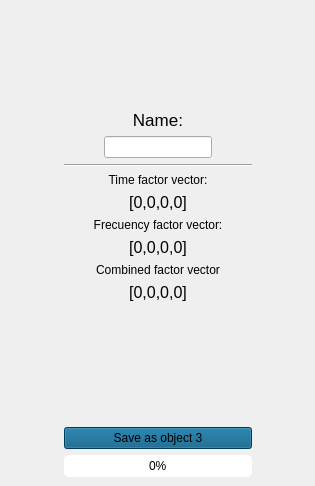
            <widget class="QWidget" name="Object3">
             <attribute name="title">
              <string>Object 3</string>
             </attribute>
             <layout class="QGridLayout" name="gridLayout_3">
              <property name="leftMargin">
               <number>0</number>
              </property>
              <property name="topMargin">
               <number>0</number>
              </property>
              <property name="rightMargin">
               <number>0</number>
              </property>
              <property name="bottomMargin">
               <number>0</number>
              </property>
              <item row="2" column="1">
               <spacer name="verticalSpacer_5">
                <property name="orientation">
                 <enum>Qt::Vertical</enum>
                </property>
                <property name="sizeHint" stdset="0">
                 <size>
                  <width>20</width>
                  <height>101</height>
                 </size>
                </property>
               </spacer>
              </item>
              <item row="1" column="2">
               <spacer name="horizontalSpacer_5">
                <property name="orientation">
                 <enum>Qt::Horizontal</enum>
                </property>
                <property name="sizeHint" stdset="0">
                 <size>
                  <width>54</width>
                  <height>20</height>
                 </size>
                </property>
               </spacer>
              </item>
              <item row="0" column="1">
               <spacer name="verticalSpacer_6">
                <property name="orientation">
                 <enum>Qt::Vertical</enum>
                </property>
                <property name="sizeHint" stdset="0">
                 <size>
                  <width>20</width>
                  <height>101</height>
                 </size>
                </property>
               </spacer>
              </item>
              <item row="1" column="0">
               <spacer name="horizontalSpacer_6">
                <property name="orientation">
                 <enum>Qt::Horizontal</enum>
                </property>
                <property name="sizeHint" stdset="0">
                 <size>
                  <width>55</width>
                  <height>20</height>
                 </size>
                </property>
               </spacer>
              </item>
              <item row="3" column="1">
               <widget class="QWidget" name="widget_29" native="true">
                <layout class="QVBoxLayout" name="verticalLayout_21">
                 <item>
                  <widget class="QPushButton" name="object3Save">
                   <property name="styleSheet">
                    <string notr="true">background-color: rgb(0, 85, 127);</string>
                   </property>
                   <property name="text">
                    <string>Save as object 3</string>
                   </property>
                  </widget>
                 </item>
                 <item>
                  <widget class="QProgressBar" name="progressBar3">
                   <property name="styleSheet">
                    <string notr="true">QProgressBar {
    border: 0px solid grey;
    border-radius: 5px;/*radio de las esquinas*/
	text-align: center;
	font: 57 10pt &quot;Orbitron&quot;;
}
QProgressBar::chunk {
background-color: rgba(19, 218, 5, 80%);
	color: rgb(0, 170, 0);
}</string>
                   </property>
                   <property name="value">
                    <number>0</number>
                   </property>
                   <property name="textVisible">
                    <bool>true</bool>
                   </property>
                   <property name="textDirection">
                    <enum>QProgressBar::BottomToTop</enum>
                   </property>
                  </widget>
                 </item>
                </layout>
               </widget>
              </item>
              <item row="1" column="1">
               <widget class="QWidget" name="widget_13" native="true">
                <layout class="QVBoxLayout" name="verticalLayout_7">
                 <item>
                  <widget class="QLabel" name="object3Status">
                   <property name="font">
                    <font>
                     <pointsize>13</pointsize>
                    </font>
                   </property>
                   <property name="text">
                    <string>Name:</string>
                   </property>
                   <property name="alignment">
                    <set>Qt::AlignCenter</set>
                   </property>
                  </widget>
                 </item>
                 <item>
                  <widget class="QWidget" name="widget_21" native="true">
                   <layout class="QHBoxLayout" name="horizontalLayout_18">
                    <property name="leftMargin">
                     <number>0</number>
                    </property>
                    <property name="topMargin">
                     <number>0</number>
                    </property>
                    <property name="rightMargin">
                     <number>0</number>
                    </property>
                    <property name="bottomMargin">
                     <number>0</number>
                    </property>
                    <item>
                     <spacer name="horizontalSpacer_21">
                      <property name="orientation">
                       <enum>Qt::Horizontal</enum>
                      </property>
                      <property name="sizeHint" stdset="0">
                       <size>
                        <width>40</width>
                        <height>20</height>
                       </size>
                      </property>
                     </spacer>
                    </item>
                    <item>
                     <widget class="QLineEdit" name="object3Name">
                      <property name="sizePolicy">
                       <sizepolicy hsizetype="Fixed" vsizetype="Fixed">
                        <horstretch>0</horstretch>
                        <verstretch>0</verstretch>
                       </sizepolicy>
                      </property>
                      <property name="minimumSize">
                       <size>
                        <width>100</width>
                        <height>0</height>
                       </size>
                      </property>
                      <property name="alignment">
                       <set>Qt::AlignCenter</set>
                      </property>
                     </widget>
                    </item>
                    <item>
                     <spacer name="horizontalSpacer_22">
                      <property name="orientation">
                       <enum>Qt::Horizontal</enum>
                      </property>
                      <property name="sizeHint" stdset="0">
                       <size>
                        <width>40</width>
                        <height>20</height>
                       </size>
                      </property>
                     </spacer>
                    </item>
                   </layout>
                  </widget>
                 </item>
                 <item>
                  <widget class="Line" name="line_4">
                   <property name="orientation">
                    <enum>Qt::Horizontal</enum>
                   </property>
                  </widget>
                 </item>
                 <item>
                  <widget class="QLabel" name="label_11">
                   <property name="text">
                    <string>Time factor vector:</string>
                   </property>
                   <property name="alignment">
                    <set>Qt::AlignCenter</set>
                   </property>
                  </widget>
                 </item>
                 <item>
                  <widget class="QLabel" name="object3Time">
                   <property name="font">
                    <font>
                     <pointsize>12</pointsize>
                    </font>
                   </property>
                   <property name="text">
                    <string>[0,0,0,0]</string>
                   </property>
                   <property name="alignment">
                    <set>Qt::AlignCenter</set>
                   </property>
                  </widget>
                 </item>
                 <item>
                  <widget class="QLabel" name="label_12">
                   <property name="text">
                    <string>Frecuency factor vector:</string>
                   </property>
                   <property name="alignment">
                    <set>Qt::AlignCenter</set>
                   </property>
                  </widget>
                 </item>
                 <item>
                  <widget class="QLabel" name="object3Frecuency">
                   <property name="font">
                    <font>
                     <pointsize>12</pointsize>
                    </font>
                   </property>
                   <property name="text">
                    <string>[0,0,0,0]</string>
                   </property>
                   <property name="alignment">
                    <set>Qt::AlignCenter</set>
                   </property>
                  </widget>
                 </item>
                 <item>
                  <widget class="QLabel" name="label_13">
                   <property name="text">
                    <string>Combined factor vector</string>
                   </property>
                   <property name="alignment">
                    <set>Qt::AlignCenter</set>
                   </property>
                  </widget>
                 </item>
                 <item>
                  <widget class="QLabel" name="object3Combined">
                   <property name="font">
                    <font>
                     <pointsize>12</pointsize>
                    </font>
                   </property>
                   <property name="text">
                    <string>[0,0,0,0]</string>
                   </property>
                   <property name="alignment">
                    <set>Qt::AlignCenter</set>
                   </property>
                  </widget>
                 </item>
                </layout>
               </widget>
              </item>
             </layout>
            </widget>
